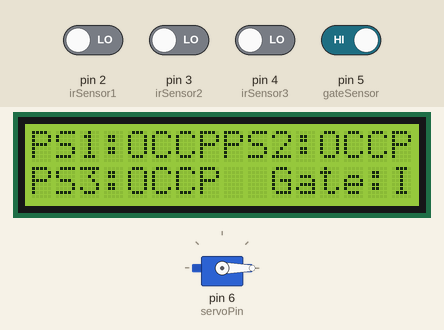
A sketch run on a simulated Arduino Uno, built with avr-gcc and run on an emulated ATmega328P. Parts: servo, 16×2 character LCD. The inputs (shaded band) are chosen by the test bench; at power-on: pin 5 (gateSensor) HIGH, pin 2 (irSensor1), pin 3 (irSensor2), pin 4 (irSensor3) LOW.

Above: at 3.2 s.
3.3 s: pin 2 (irSensor1) driven HIGH
At 4.6 s:
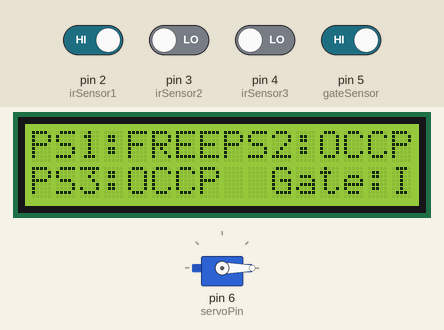
5.2 s: pin 5 (gateSensor) driven LOW
At 6.1 s:
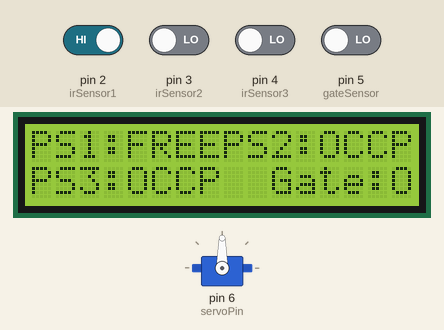
6.8 s: pin 3 (irSensor2) driven HIGH
At 9.6 s:
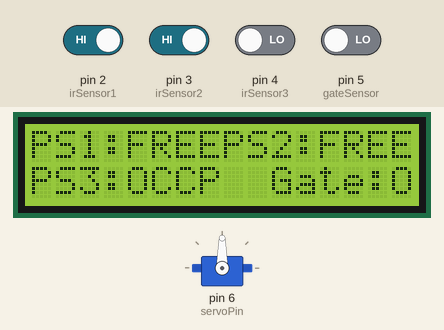
9.9 s: pin 4 (irSensor3) driven HIGH
At 12.7 s:
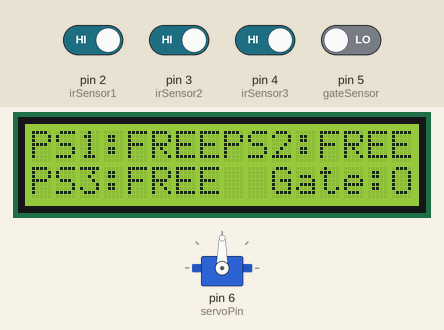
13.0 s: pin 2 (irSensor1) driven LOW
At 16.0 s:
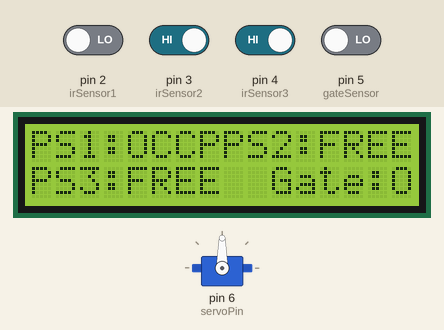
16.1 s: pin 2 (irSensor1) driven HIGH and pin 3 (irSensor2) driven LOW
At 20.0 s:
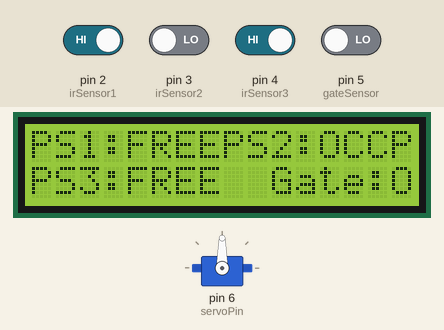
Timing chart, 0 to 20.2 s (numbered marks = the images above; inputs shaded):
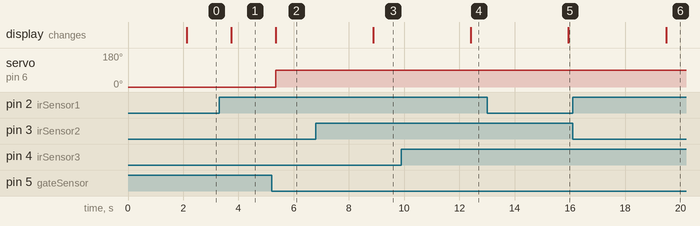

Measured:
- after the input at 3.3 s, the display: changes after 0.44 s (image 1)
- after the input at 5.2 s, servo on pin 6 (servoPin): 0° → 90° after 0.14 s; the display: changes after 0.14 s (image 2)
- after the input at 6.8 s, the display: changes after 2.1 s (image 3)
- after the input at 9.9 s, the display: changes after 2.5 s (image 4)
- after the input at 13.0 s, the display: changes after 2.9 s (image 5)
- after the input at 16.1 s, the display: changes after 3.4 s (image 6)

The sketch:

car_parking.ino
```cpp
#include <Wire.h>
#include <LiquidCrystal_I2C.h>
#include <Servo.h>

// Initialize the LCD (I2C address: 0x27, 16 columns, 2 rows)
LiquidCrystal_I2C lcd(0x27, 16, 2); // Address: 0x27, columns: 16, rows: 2

// Define IR sensor pins
const int irSensor1 = 2; // Parking space 1
const int irSensor2 = 3; // Parking space 2
const int irSensor3 = 4; // Parking space 3
const int gateSensor = 5; // IR sensor for detecting a car at the gate

// Servo motor for the gate
Servo gateServo;
const int servoPin = 6; // Pin connected to the servo

void setup() {
  Serial.begin(9600);

  // Initialize IR sensor pins as inputs
  pinMode(irSensor1, INPUT);
  pinMode(irSensor2, INPUT);
  pinMode(irSensor3, INPUT);
  pinMode(gateSensor, INPUT);

  // Attach the servo to the designated pin
  gateServo.attach(servoPin);
  gateServo.write(0); // Initial position (gate closed)

  // Initialize the LCD
  lcd.begin(); // No arguments for this library version
  lcd.backlight();

  // Display initial message
  lcd.setCursor(0, 0);
  lcd.print("Car Parking");
  lcd.setCursor(0, 1);
  lcd.print("Initializing...");
  delay(2000);
  lcd.clear();
}

void loop() {
  // Read the state of the parking space IR sensors
  bool spot1 = digitalRead(irSensor1); // Parking space 1 status
  bool spot2 = digitalRead(irSensor2); // Parking space 2 status
  bool spot3 = digitalRead(irSensor3); // Parking space 3 status
  bool carAtGate = digitalRead(gateSensor); // Check for a car at the gate

  // Display the parking spot statuses on the LCD
  lcd.setCursor(0, 0);
  lcd.print("PS1:");
  lcd.print(spot1 == HIGH ? "FREE" : "OCCP");

  lcd.setCursor(8, 0);
  lcd.print("PS2:");
  lcd.print(spot2 == HIGH ? "FREE" : "OCCP");

  lcd.setCursor(0, 1);
  lcd.print("PS3:");
  lcd.print(spot3 == HIGH ? "FREE" : "OCCP");

  // Check if all parking spots are full
  bool allSpotsFull = (spot1 == LOW && spot2 == LOW && spot3 == LOW);

  // Gate control logic (ONLY controlled by gateSensor)
  if (carAtGate == LOW) {
    if (allSpotsFull) {
      // Gate remains closed if all spots are full
      lcd.setCursor(10, 1);
      lcd.print("Gate:Closed");
      gateServo.write(0); // Keep the gate closed (servo at 0°)
    } else {
      // Open the gate if there's at least one free parking spot
      lcd.setCursor(10, 1);
      lcd.print("Gate:Open ");
      gateServo.write(90); // Open the gate (servo at 90°)
      delay(3000);         // Keep the gate open for 3 seconds
      //gateServo.write(0);  // Close the gate (servo back to 0°)
    }
  } else {
    // Ensure the gate remains closed when no car is detected at the gate
    lcd.setCursor(10, 1);
    lcd.print("Gate:Idle  ");
    gateServo.write(0); // Ensure the gate remains closed
  }

  delay(500); // Short delay to update readings
}
```
